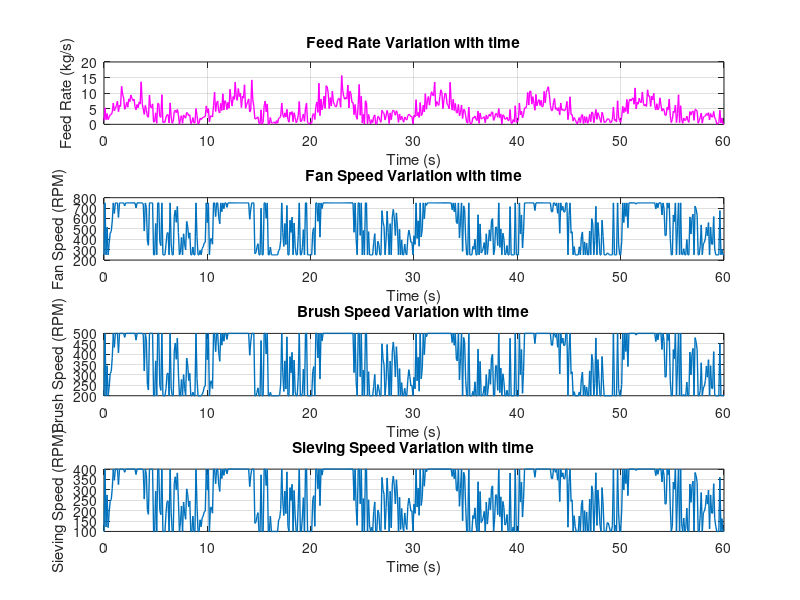

Source code (MATLAB): (Note: this script raises an error after producing the figure.)
%% Potato Harvester Fan System, Brush system and sieving system Simulation
%This is a small simulation of our fan system
%The fan speeds are varying with the feed rate 
%this will output the average fan speed, brush speed, sieving speed and total harvested potato amount


clc;
close all;
clear all;

%% Inputs to the system( We can change these variables according to our requirements)
maxFanSpeed = 750; % Maximum fan speed (in RPM)
minFanSpeed = 250; % Minimum fan speed (in RPM)

maxBrushSpeed = 500; % Maximum brush speed (in RPM)
minBrushSpeed = 200; % Minimum brush speed (in RPM)

maxSievingSpeed = 400; % Maximum sieving speed (in RPM)
minSievingSpeed = 100; % Minimum sieving speed (in RPM)

maxFeedRate = 5; % Maximum feed rate (in kg/s)
variationAmplitude = 0.8; % Amplitude of random feed rate variations

% Simulation parameters
% We have done this calculation only for a minute for the  simplicity  

simulationTime = 60; % seconds
timeStep = 0.1; % Sampling time (in seconds)

%% Creating arrays to store calculated data 

time = 0:timeStep:simulationTime;

fanSpeeds = zeros(size(time));
brushSpeeds = zeros(size(time));
sievingSpeeds = zeros(size(time));

feedRateVariations = variationAmplitude * randn(size(time)); % Random feed rate variations
harvestedPotatoes = zeros(size(time));
feedRate = zeros(size(time));

%% Calculating the stroing the intermediate values

for i = 1:length(time)
    % Simulate varying feed rate 
    % feedRate =  time varying feed rate 
    % Here we have used a sinusoidal wave as the feed rate but we can use any other waveform 
    feedRate(i) = maxFeedRate * abs((sin(2 * pi * 0.1 * time(i))) + abs(feedRateVariations(i)));
    
    % Adjust fan speed based on feed rate with added noise
    % fanSpeed = maxFanSpeed * (feed rate/ maximum feedRate )
    %This speed should be vary in between the maximum and minimum fan speeds
    fanSpeed = min(maxFanSpeed, max(minFanSpeed, maxFanSpeed * (feedRate(i) / maxFeedRate)));
    
    % Store the fan speeds 
    fanSpeeds(i) = fanSpeed;

    % Adjust brush speed based on feed rate 
    % brushSpeed = maxBrushSpeed * (feed rate/ maximum feedRate ) 
    %This speed should be vary in between the maximum and minimum brush speeds
    brushSpeed = min(maxBrushSpeed, max(minBrushSpeed, maxBrushSpeed * (feedRate(i) / maxFeedRate)));
    
    % Store the fan speeds 
    brushSpeeds(i) = brushSpeed;

    % Adjust sieving speed based on feed rate 
    % sievingSpeed = maxSievingSpeed * (feed rate/ maximum feedRate )
    %This speed should be vary in between the maximum and minimum sieving speeds
    sievingSpeed = min(maxSievingSpeed, max(minSievingSpeed, maxSievingSpeed * (feedRate(i) / maxFeedRate)));
    
    % Store the fan speeds 
    sievingSpeeds(i) = sievingSpeed;
    
    % Calculate harvested potatoes based on feed rate and time
    harvestedPotatoes(i) = feedRate(i) * timeStep;
end

%% Displaying the simulation results

figure;
% Ploting the feed rate variation
subplot(4, 1, 1);
plot(time, feedRate,'m', 'LineWidth', 1);
title('Feed Rate Variation with time');
xlabel('Time (s)');
ylabel('Feed Rate (kg/s)');
grid on;

% Ploting the fan speed variation with given noise
subplot(4, 1, 2);
plot(time, fanSpeeds, 'LineWidth', 1);
title('Fan Speed Variation with time');
xlabel('Time (s)');
ylabel('Fan Speed (RPM)');
grid on;

% Ploting the fan speed variation with given noise
subplot(4, 1, 3);
plot(time, brushSpeeds, 'LineWidth', 1);
title('Brush Speed Variation with time');
xlabel('Time (s)');
ylabel('Brush Speed (RPM)');
grid on;

% Ploting the fan speed variation with given noise
subplot(4, 1, 4);
plot(time, sievingSpeeds, 'LineWidth', 1);
title('Sieving Speed Variation with time');
xlabel('Time (s)');
ylabel('Sieving Speed (RPM)');
grid on;

% Adding a main title to the graph
sgtitle('Variation of Fan Speed, brush speed and sieving speed with Feed Rate');


% % Ploting the noise amplitude
% figure;
% plot(time, noiseAmplitude * randn(size(time)),'g', 'LineWidth', 2);
% title('Noise Amplitude');
% xlabel('Time (s)');
% ylabel('Noise Amplitude');
% grid on;

% Ploting the harvested potatoes over time
figure;
plot(time, harvestedPotatoes,'r', 'LineWidth', 1);
title('Harvested Potatoes over Time');
xlabel('Time (s)');
ylabel('Harvested Potatoes (kg)');
grid on;

%% Displaying the overall performance

fprintf('Total Potatoes Harvested: %.2f kg\n', sum(harvestedPotatoes));
fprintf('Average Fan Speed: %.2f RPM\n', mean(fanSpeeds));
fprintf('Average Brush Speed: %.2f RPM\n', mean(brushSpeeds));
fprintf('Average Sieving Speed: %.2f RPM\n', mean(sievingSpeeds));